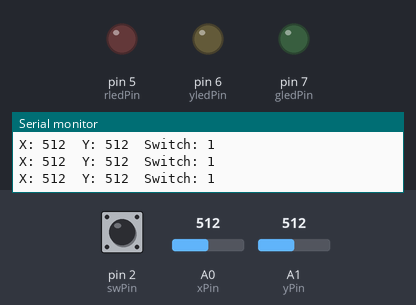
Recording of a sketch running on a simulated Arduino Uno, built with avr-gcc and run on an emulated ATmega328P. Parts: output pins drawn as LEDs (lit = HIGH), the last lines printed to the serial monitor. Inputs (shaded band) come from the test bench; at power-on: A0 (xPin) = 512, A1 (yPin) = 512, pin 2 (swPin) HIGH.

Above: at 1.2 s.
1.3 s: A0 (xPin) set to 716
At 2.2 s:
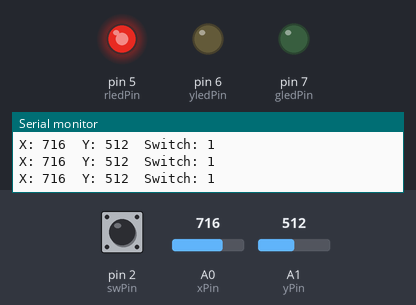
2.8 s: A1 (yPin) set to 716
At 3.7 s:
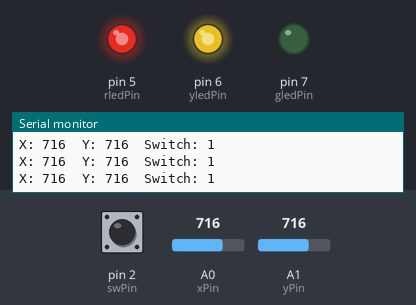
4.3 s: pin 2 (swPin) pulled LOW for 0.15 s
At 5.5 s:
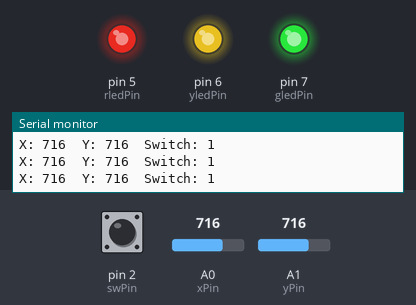
6.0 s: A0 (xPin) set to 0
At 7.1 s:
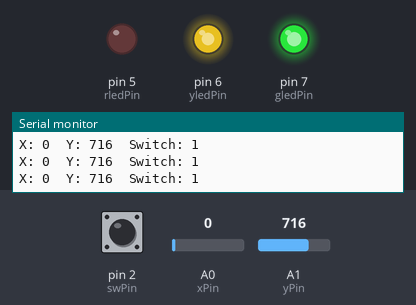
7.5 s: A1 (yPin) set to 0
At 8.6 s:
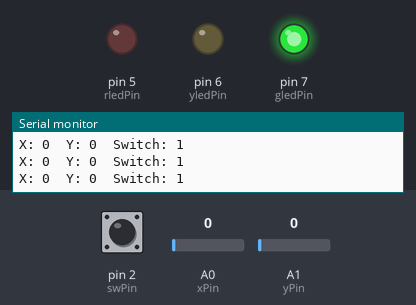
9.0 s: A0 (xPin) set to 122
At 10.1 s:
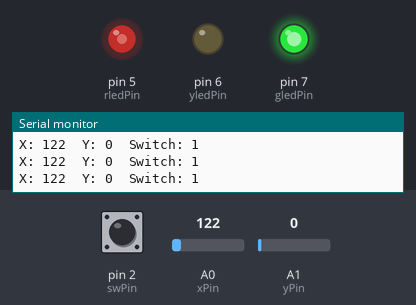
Timing chart, 0 to 11.5 s (numbered marks = the images above; inputs shaded):
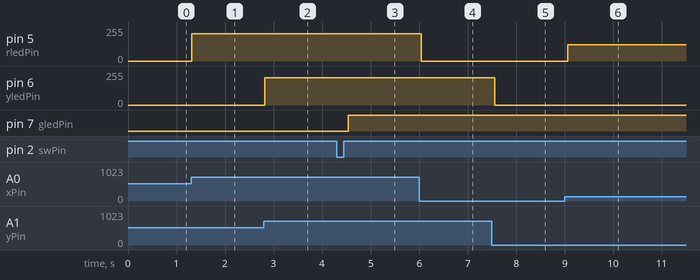

Measured:
- after the input at 1.3 s, pin 5 (rledPin): 0/255 → 204/255 at once
- after the input at 2.8 s, pin 6 (yledPin): 0/255 → 204/255 at once
- after the input at 4.3 s, pin 7 (gledPin): LOW → HIGH after 0.24 s
- after the input at 6.0 s, pin 5 (rledPin): 204/255 → 0/255 after 0.05 s
- after the input at 7.5 s, pin 6 (yledPin): 204/255 → 0/255 after 0.06 s
- after the input at 9.0 s, pin 5 (rledPin): 0/255 → 122/255 after 0.07 s

The sketch:

joystick.ino.ino
```cpp
int xPin = A0;
int yPin = A1;
int swPin = 2;
int rledPin = 5;
int yledPin = 6;
int gledPin = 7;

int xVal;
int yVal;
int swVal;
int swOld = 1;
int swledState = 0;
int dt = 100;

void setup() {
  // put your setup code here, to run once:
  pinMode(xPin,INPUT);
  pinMode(yPin,INPUT);
  pinMode(swPin,INPUT);
  pinMode(rledPin,OUTPUT);
  pinMode(yledPin,OUTPUT);
  pinMode(gledPin,OUTPUT);

  digitalWrite(swPin,HIGH);
  Serial.begin(9600);

}

void loop() {
  // put your main code here, to run repeatedly:
  xVal = analogRead(xPin);
  yVal = analogRead(yPin);
  swVal = digitalRead(swPin);
  if(swOld==0&& swVal == 1){
    if(swledState ==0){
      digitalWrite(gledPin,HIGH);
      swledState = 1;
    }
    else{
      digitalWrite(gledPin,LOW);
      swledState = 0;
    }
  }
  swOld=swVal;

  Serial.print("X: ");
  Serial.print(xVal);
  Serial.print("  Y: ");
  Serial.print(yVal);
  Serial.print("  Switch: ");
  Serial.println(swVal);

  analogWrite(rledPin,xVal);
  analogWrite(yledPin,yVal);

  delay(dt);
}
```
